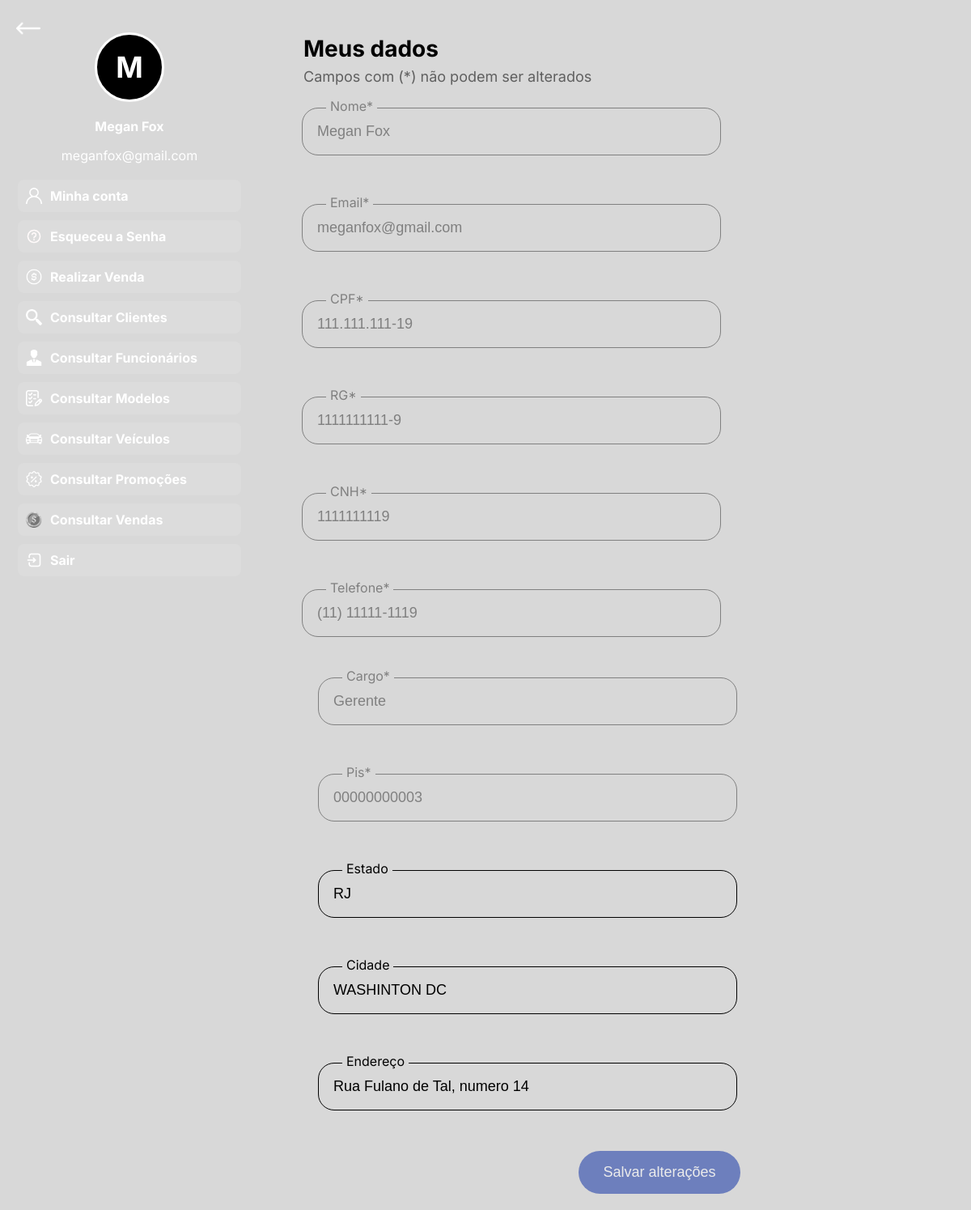
The page /perfil.php (signed in) on the database its author committed.
### tables this page shows
CREATE TABLE `clientes` (
  `id` int(11) NOT NULL,
  `nome_completo` varchar(255) NOT NULL,
  `email` varchar(255) NOT NULL,
  `cpf` varchar(15) NOT NULL,
  `telefone` varchar(20) NOT NULL,
  `rg` varchar(20) NOT NULL,
  `cidade` varchar(100) NOT NULL,
  `estado` varchar(2) NOT NULL,
  `cnh` varchar(20) NOT NULL,
  `senha` varchar(255) NOT NULL,
  `admin` tinyint(1) DEFAULT 0,
  `cargo` enum('Admin','Cliente','Gerente','Funcionario') NOT NULL DEFAULT 'Cliente',
  `endereco` varchar(100) NOT NULL DEFAULT '',
  `pis` varchar(11) DEFAULT NULL,
  `foto_perfil` varchar(255) DEFAULT NULL,
  `registrado_em` datetime DEFAULT current_timestamp()
);

### perfil.php (the view, shortened to what this page needs)
<?php
$host = "localhost";
$user = "root";
$pass = "";
$db = "sistema_bmw";
$conn = new mysqli($host, $user, $pass, $db);
$id = $_SESSION['usuarioId'];
$sql = "SELECT nome_completo, email, cpf, rg, cidade, estado, telefone, cnh, cargo, endereco, pis, foto_perfil FROM clientes WHERE id = ?";
$stmt = $conn->prepare($sql);
$stmt->bind_param("i", $id);
$stmt->execute();
$stmt->store_result();
if ($stmt->num_rows > 0) {
    $stmt->bind_result($nome_completo, $email, $cpf, $rg, $cidade, $estado, $telefone, $cnh, $cargo, $endereco, $pis, $foto_perfil);
} else {
    echo "Erro ao recuperar os dados!";
    exit;
}
?>
<!DOCTYPE html>
<html lang="pt-BR">
<head>
    <link rel="stylesheet" href="css/perfil.css">
</head>
<body>
    <div class="container">
        <div class="sidebar">
            <video autoplay loop muted>
                <source src="videos/overlay_azul.mp4" type="video/mp4">
            </video>
            <div class="profile-icon<?php if (!empty($foto_perfil) && file_exists($foto_perfil)) echo ' has-image'; ?>" style="position:relative; cursor:pointer;"<?php if (!empty($foto_perfil) && file_exists($foto_perfil)) echo ' class="profile-icon has-image"'; ?>>
                <?php if (!empty($foto_perfil) && file_exists($foto_perfil)): ?>
                    <img class="profile-upload-icon" src="<?php echo $foto_perfil; ?>" alt="Foto de perfil" style="display:block;position:absolute;width:90px;height:90px;object-fit:cover;top:-5px;left:-5px;border-radius:50%;" />
                    <span class="profile-letter" style="display:none;"></span>
                <?php else: ?>
                    <span class="profile-letter"><?php echo strtoupper(substr($nome_completo, 0, 1)); ?></span>
                <?php endif; ?>
            </div>
            <p><strong><?php echo $nome_completo; ?></strong></p>
            <p><?php echo $email; ?></p>
            <div class="icons">
                <div class="icon-item" onclick="window.location.href='perfil.php'">
                    <img src="img/usersembarra.png" alt="Minha Conta">
                    <span>Minha conta</span>
                </div>
                <div class="icon-item" onclick="window.location.href='php/redefinir_a_senha.php'">
                    <img src="img/ajudando.png" alt="Esqueceu a Senha">
                    <span>Esqueceu a Senha</span>
                </div>
                <?php if ($cargo !== 'Cliente'): ?>
                    <div class="icon-item" onclick="window.location.href='php/venda_manual.php'">
                        <img src="img/pagar.png" alt="Realizar Venda">
                        <span>Realizar Venda</span>
                    </div>
                    <div class="icon-item" onclick="window.location.href='php/consultar_clientes.php'">
                        <img src="img/lupa.png" alt="Consultar clientes">
                        <span>Consultar Clientes</span>
                    </div>
                    <?php if ($cargo === 'Gerente' || $cargo === 'Admin'): ?>
                        <div class="icon-item" onclick="window.location.href='php/consultar_func_gerente.php'">
                            <img src="img/homem-de-negocios.png" alt="Consultar Funcionários e Gerentes">
                            <span>Consultar Funcionários</span>
                        </div>
                    <?php endif; ?>
                    <div class="icon-item" onclick="window.location.href='php/consultar_modelos.php'">
                        <img src="img/referencia.png" alt="Consultar Modelos">
                        <span>Consultar Modelos</span>
                    </div>
                    <div class="icon-item" onclick="window.location.href='php/consultar_veiculos.php'">
                        <img src="img/carro_de_frente.png" alt="Consultar Veículos">
                        <span>Consultar Veículos</span>
                    </div>
                    <div class="icon-item" onclick="window.location.href='php/consultar_promocoes.php'">
                        <img src="img/promocoes.png" alt="Consultar promoções">
                        <span>Consultar Promoções</span>
                    </div>
                    <div class="icon-item" onclick="window.location.href='php/consultar_vendas.php'">
                        <img src="img/venda.png" alt="Consultar Vendas">
                        <span>Consultar Vendas</span>
                    </div>
                <?php endif; ?>
                <div class="icon-item" onclick="window.location.href='php/logout.php'">
                    <img src="img/sairr.png" alt="Sair">
                    <span>Sair</span>
                </div>
            </div>
        </div>
        <div class="content">
            <a href="index.php" class="back-button">
                <img src="img/seta-esquerdabranca.png" alt="Voltar">
            </a>
            <h2>Meus dados</h2>
            <p id="descricao">Campos com (*) não podem ser alterados</p>
            <form method="POST" action="" enctype="multipart/form-data" id="form-perfil">
                <div class="form-grid">
                    <div class="left-column">
                        <div class="input-container">
                            <label for="nome">Nome*</label>
                            <input type="text" id="nome" value="<?php echo $nome_completo; ?>" readonly
                                class="com-asterisco">
                        </div>
                        <div class="input-container">
                            <label for="email">Email*</label>
                            <input type="email" id="email" value="<?php echo $email; ?>" readonly class="com-asterisco">
                        </div>
                        <div class="input-container">
                            <label for="cpf">CPF*</label>
                            <input type="text" id="cpf" value="<?php echo $cpf; ?>" readonly class="com-asterisco">
                        </div>
                        <div class="input-container">
                            <label for="rg">RG*</label>
                            <input type="text" id="rg" value="<?php echo $rg; ?>" readonly class="com-asterisco">
                        </div>
                        <div class="input-container">
                            <label for="cnh">CNH*</label>
                            <input type="text" id="cnh" value="<?php echo $cnh; ?>" readonly class="com-asterisco">
                        </div>
                        <div class="input-container">
                            <label for="telefone">Telefone*</label>
                            <input type="text" id="telefone" value="<?php echo $telefone; ?>" readonly
                                class="com-asterisco">
                        </div>
                    </div>
                    <div class="right-column">
                        <div class="input-container">
                            <label for="cargo">Cargo*</label>
                            <input type="text" id="cargo" value="<?php echo $cargo; ?>" readonly class="com-asterisco">
                        </div>
                        <?php if ($cargo !== 'Cliente'): ?>
                            <div class="input-container">
                                <label for="pis">Pis*</label>
                                <input type="text" id="pis" name="pis" value="<?php echo $pis; ?>" readonly
                                    class="com-asterisco">
                            </div>
                        <?php endif; ?>
                        <div class="input-container">
                            <label for="estado">Estado</label>
                            <input type="text" id="estado" name="estado" value="<?php echo $estado; ?>" maxlength="2"
                                required>
                        </div>
                        <div class="input-container">
                            <label for="cidade">Cidade</label>
                            <input type="text" id="cidade" name="cidade" value="<?php echo $cidade; ?>" maxlength="28"
                                required>
                        </div>
                        <?php if ($cargo !== 'Cliente'): ?>
                            <div class="input-container">
                                <label for="endereco">Endereço</label>
                                <input type="text" id="endereco" name="endereco" value="<?php echo $endereco; ?>"
                                    maxlength="100">
                            </div>
                        <?php endif; ?>
                        <div class="button-container">
                            <button type="submit" class="salvar-btn" id="btn-salvar" disabled>Salvar alterações</button>
                        </div>
                    </div>
                </div>
            </form>
        </div>
    </div>
</body>
</html>

### css/perfil.css (style rules this page uses)
body { font-family: 'Inter', Arial, sans-serif; background-color: #D8D8D8; margin: 0; padding: 0; overflow-x: hidden; overflow-y: hidden; }
.container { display: flex; flex-wrap: wrap; justify-content: space-between; gap: 15px; }
.sidebar { width: 320px; height: 100vh; position: relative; overflow: hidden; color: white; text-align: center; padding-top: 20px; }
.sidebar video { position: absolute; top: 0; left: 0; width: 100%; height: 100%; object-fit: cover; z-index: -1; }
.profile-icon { width: 80px; height: 80px; border-radius: 50%; background-color: black; border: 3px solid white; display: flex; align-items: center; justify-content: center; font-size: 36px; font-weight: bold; color: white; margin: 20px auto; }
.content { flex: 1; padding: 20px; width: 100%; }
.icons { margin-top: 20px; display: flex; flex-direction: column; align-items: center; gap: 10px; }
.icon-item { display: flex; align-items: center; gap: 10px; padding: 10px; width: 80%; background: rgba(255, 255, 255, 0.1); border-radius: 8px; cursor: pointer; transition: background 0.3s, filter 0.3s; }
.icon-item img { width: 20px; }
.icon-item span { color: white; font-size: 16px; font-weight: bold; text-align: left; }
.input-container { position: relative; font-family: 'Inter', Arial, sans-serif; margin-bottom: 25px; }
label { position: absolute; top: -12px; left: 30px; font-size: 16px; color: gray; background: #D8D8D8; padding: 0 5px; margin-top: 10px; margin-left: 18px; }
input { width: 480px; padding: 18px; border: 1px solid gray; border-radius: 20px; outline: none; font-size: 18px; text-align: left; background-color: #d8d8d8; margin-top: 10px; margin-left: 18px; }
input#estado, input#cidade, input#endereco { border: 1px solid black; }
label[for="estado"], label[for="cidade"], label[for="endereco"] { color: black; }
input[readonly], input:disabled { pointer-events: none; background-color: #D8D8D8; color: gray; }
#estado, #cidade { color: black !important; }
h2 { font-size: 28px; margin-left: 20px; }
#descricao { margin-top: -16px; margin-left: 20px; color: #222; opacity: 0.66; font-size: 18px; }
.form-grid { display: flex; gap: 15px; flex-wrap: wrap; }
.left-column, .right-column { display: flex; flex-direction: column; gap: 25px; width: 100%; }
.left-column { flex: 1; }
.right-column { flex: 1; margin-left: 20px; }
.salvar-btn { width: 200px; display: block; background-color: #0428A3; color: white; border: none; border-radius: 30px; padding: 16px 0; font-size: 18px; cursor: not-allowed; opacity: 0.5; transition: opacity 0.3s, background 0.3s; box-sizing: border-box; }
.button-container { width: 100%; max-width: 540px; display: flex; justify-content: flex-end; align-self: flex-start; margin: 0; padding: 0; }
.input-container { cursor: not-allowed; }
input.com-asterisco[readonly], input.com-asterisco:disabled { pointer-events: none; background-color: #D8D8D8; color: gray; }
.back-button { position: absolute; top: 20px; left: 20px; z-index: 100; }
.back-button img { width: 30px; height: 30px; cursor: pointer; transition: transform 0.3s ease; }

### rows shown on the page
clientes: nome_completo "M", nome_completo "Megan Fox", email "meganfox@gmail.com", cpf "111.111.111-19", rg "1111111111-9", cnh "1111111119", telefone "(11) 11111-1119", cargo "Gerente", pis "00000000003", estado "RJ", cidade "WASHINTON DC", endereco "Rua Fulano de Tal, numero 14"
